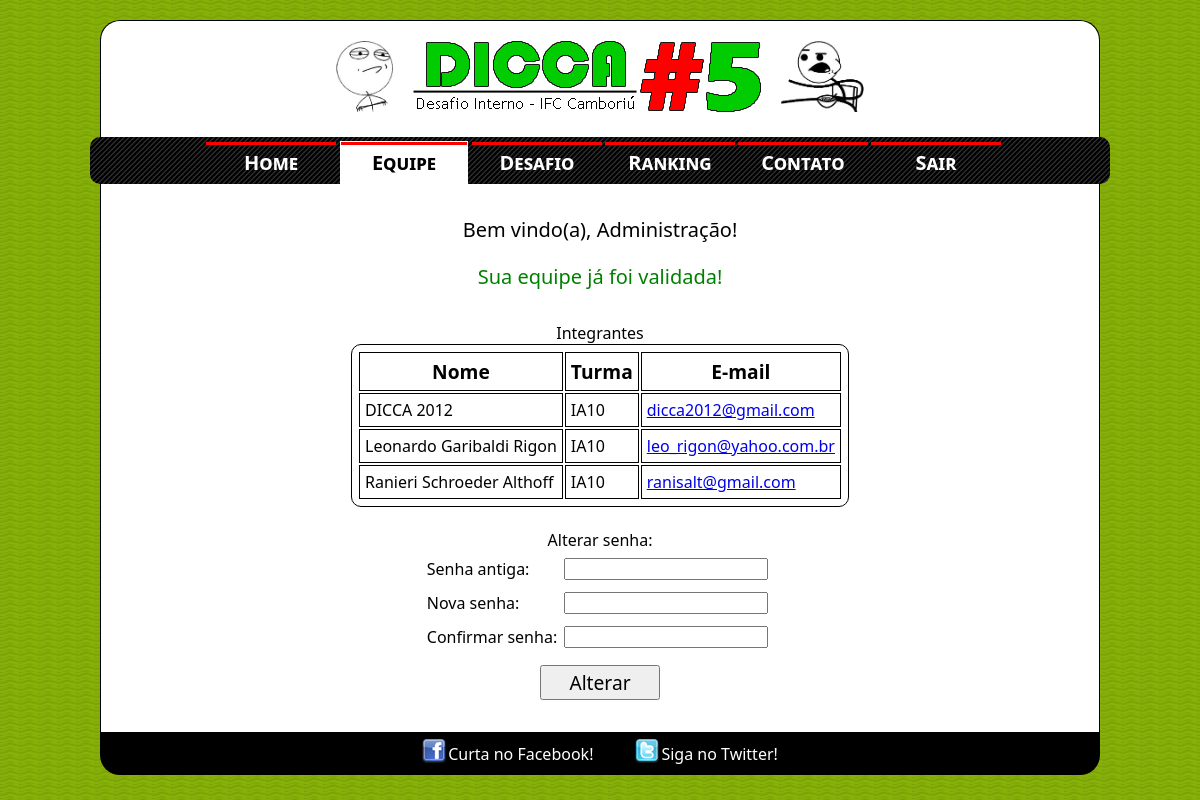
/equipe.php (signed in), run on the app's committed database.
### tables this page shows
CREATE TABLE `equipes` (
  `cod_equipe` bigint(20) unsigned NOT NULL AUTO_INCREMENT,
  `nome_equipe` varchar(30) NOT NULL,
  `login` varchar(16) NOT NULL,
  `senha` char(32) NOT NULL,
  `valida` tinyint(1) NOT NULL,
  PRIMARY KEY (`cod_equipe`),
  UNIQUE KEY `login` (`login`),
  UNIQUE KEY `nome_equipe` (`nome_equipe`),
  UNIQUE KEY `cod_equipe` (`cod_equipe`)
);

CREATE TABLE `participantes` (
  `cod_equipe` bigint(20) unsigned NOT NULL,
  `nome` varchar(50) NOT NULL,
  `turma` char(4) NOT NULL,
  `email` varchar(50) NOT NULL
);

### equipe.php (the view, shortened to what this page needs)
<?php
	require("lib.php");
?>
<!DOCTYPE HTML>
<html>
	<head>
		<link rel="stylesheet" type="text/css" href="style.css"/>
	</head>
	<body>
		<div class="header"><?php echo $header ?></div>
		<div id="menu">
			<ul>
				<li><a href="index.php">Home</a></li>
				<li><a id="atual">Equipe</a></li>
				<li><a href="desafio.php">Desafio</a></li>
				<li><a href="ranking.php">Ranking</a></li>
				<li><a href="contato.php">Contato</a></li>
				<li><a href="logout.php">Sair</a></li>
			</ul>
		</div>
		<div class="box">
			<?php
				$sql = mysql_query("SELECT * FROM equipes WHERE cod_equipe = " . $_SESSION["cod"] . ";", $con);
				$sql = mysql_fetch_array($sql);
				echo '<br/><p> Bem vindo(a), ' . utf8_decode($sql["nome_equipe"]) . '!</p>';
				if ($sql["valida"] == 0) {
					echo '<p style="color : red;">Sua equipe ainda não foi validada!<br/>' . PHP_EOL;
					echo '<a href="index.php#comoparticipar" style="color : blue; font-weight : bold;">Como validar?</a></p>' . PHP_EOL;
				}
				else {
					echo '<p style="color : green;">Sua equipe já foi validada!</p>';
				}
				echo '<br/>';
				echo '<table class="info"><caption>Integrantes</caption>';
				echo '<tr><th>Nome</th><th>Turma</th><th>E-mail</th></tr>';
				$sql = mysql_query("SELECT nome, turma, email FROM participantes WHERE cod_equipe = " . $_SESSION["cod"] . " ORDER BY nome ASC;", $con);
				while ($linha = mysql_fetch_array($sql)) {
					echo '<tr><td>' . $linha["nome"] . '</td><td>' . $linha["turma"] . '</td><td><a href="mailto:' . $linha["email"] . '">' . $linha["email"] . '</a></td></tr>';
				}
				echo '</table><br/>';
				echo '<div id="alterar_senha">';
				echo '<form name="alterar_senha" onsubmit="return alterarSenha();">';
				echo '<table class="center">';
				echo '<caption>Alterar senha:</caption>';
				echo '<tr><td>Senha antiga:</td><td><input type="password" name="antiga"/></td></tr>';
				echo '<tr><td>Nova senha:</td><td><input type="password" name="nova"/></td></tr>';
				echo '<tr><td>Confirmar senha:</td><td><input type="password" name="novac"/></td></tr></table>';
				echo '<p><input class="button" type="submit" value="Alterar"/></p>';
				echo '</form>';
				echo '</div>';
				?>
			<br/>
		</div>
		<div class="footer"><?php echo $footer ?></div>
	</body>
</html>

### style.css (style rules this page uses)
* { font-family : "Segoe UI", sans-serif; margin : 0px; padding : 0px; }
body { margin : 0px; background-image : url("img/bodyalt.jpg"); }
div.header { background-color : white; margin-top : 20px; border-top-left-radius : 20px 20px; border-top-right-radius : 20px 20px; border-top : 1px solid black; border-left: 1px solid black; border-right : 1px solid black; margin-left : 100px; margin-right : 100px; min-width : 824px; }
div#menu { overflow : hidden; background-color : black; background-image : url("img/menu.jpg"); padding-bottom : -4px; margin-left : 90px; margin-right : 90px; border-radius : 10px; min-width : 844px; }
div#menu ul { clear : left; float : left; position : relative; list-style : none; left : 50%; text-align : center; }
div#menu ul li { display : block; float : left; position : relative; right : 50%; padding : 5px; padding-left : 12px; line-height : 32px; }
div#menu ul li a { display : block; border-top : 3px solid red; margin : 0 -7px -5px -7px; padding : 2px 5px 5px 5px; width : 120px; height : 30px; font-size : 20px; font-variant : small-caps; font-weight : bold; color : white; text-decoration : none; }
div#menu ul li a#atual { display : block; border-top : 3px solid red; outline : 1px solid white; margin : 0 -5px -5px -5px; padding : 2px 3px 5px 3px; background-color : white; width : 120px; height : 32px; font-size : 20px; font-variant : small-caps; font-weight : bold; color : black; }
div.box { clear : both; color : black; margin-left : 100px; margin-right : 100px; border-left : 1px solid black; border-right : 1px solid black; background-color : white; min-width : 824px; }
div.footer { clear : both; background-color : black; margin-bottom : 20px; margin-left : 100px; margin-right : 100px; border-bottom-left-radius : 20px 20px; border-bottom-right-radius : 20px 20px; min-width : 824px; }
.center { margin-left : auto; margin-right : auto; }
div.box p { margin : 0px; padding : 10px; text-align : center; color : black; font-size : 20px; }
input.button { font-size : 96%; width : 120px; padding : 2px; }

### equipe.php (style rules this page uses)
th { font-size : 120%; }
td input { margin : 5px; width : 200px; }
table.info { border : 1px solid black; border-radius : 10px; margin-left : auto; margin-right : auto; padding : 5px; }
table.info th, table.info td { border : 1px solid black; padding : 5px; }

### data on the page
equipes: nome_equipe "Administração"
participantes: nome "DICCA 2012", turma "IA10", email "dicca2012@gmail.com"
participantes: nome "Leonardo Garibaldi Rigon", turma "IA10", email "leo_rigon@yahoo.com.br"
participantes: nome "Ranieri Schroeder Althoff", turma "IA10", email "ranisalt@gmail.com"
